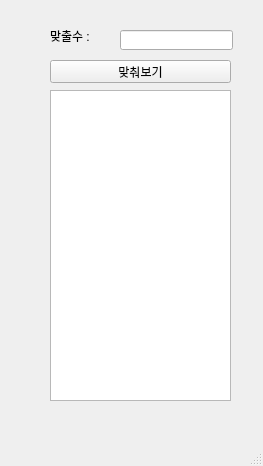
<?xml version="1.0" encoding="UTF-8"?>
<ui version="4.0">
 <class>MainWindow</class>
 <widget class="QMainWindow" name="MainWindow">
  <property name="geometry">
   <rect>
    <x>0</x>
    <y>0</y>
    <width>263</width>
    <height>466</height>
   </rect>
  </property>
  <property name="windowTitle">
   <string>MainWindow</string>
  </property>
  <widget class="QWidget" name="centralwidget">
   <widget class="QLabel" name="lbl">
    <property name="geometry">
     <rect>
      <x>50</x>
      <y>30</y>
      <width>56</width>
      <height>12</height>
     </rect>
    </property>
    <property name="text">
     <string>맞출수 :</string>
    </property>
   </widget>
   <widget class="QLineEdit" name="le">
    <property name="geometry">
     <rect>
      <x>120</x>
      <y>30</y>
      <width>113</width>
      <height>20</height>
     </rect>
    </property>
   </widget>
   <widget class="QPushButton" name="pb">
    <property name="geometry">
     <rect>
      <x>50</x>
      <y>60</y>
      <width>181</width>
      <height>23</height>
     </rect>
    </property>
    <property name="text">
     <string>맞춰보기</string>
    </property>
   </widget>
   <widget class="QTextEdit" name="textEdit">
    <property name="geometry">
     <rect>
      <x>50</x>
      <y>90</y>
      <width>181</width>
      <height>311</height>
     </rect>
    </property>
   </widget>
  </widget>
  <widget class="QMenuBar" name="menubar">
   <property name="geometry">
    <rect>
     <x>0</x>
     <y>0</y>
     <width>263</width>
     <height>21</height>
    </rect>
   </property>
  </widget>
  <widget class="QStatusBar" name="statusbar"/>
 </widget>
 <resources/>
 <connections/>
</ui>
